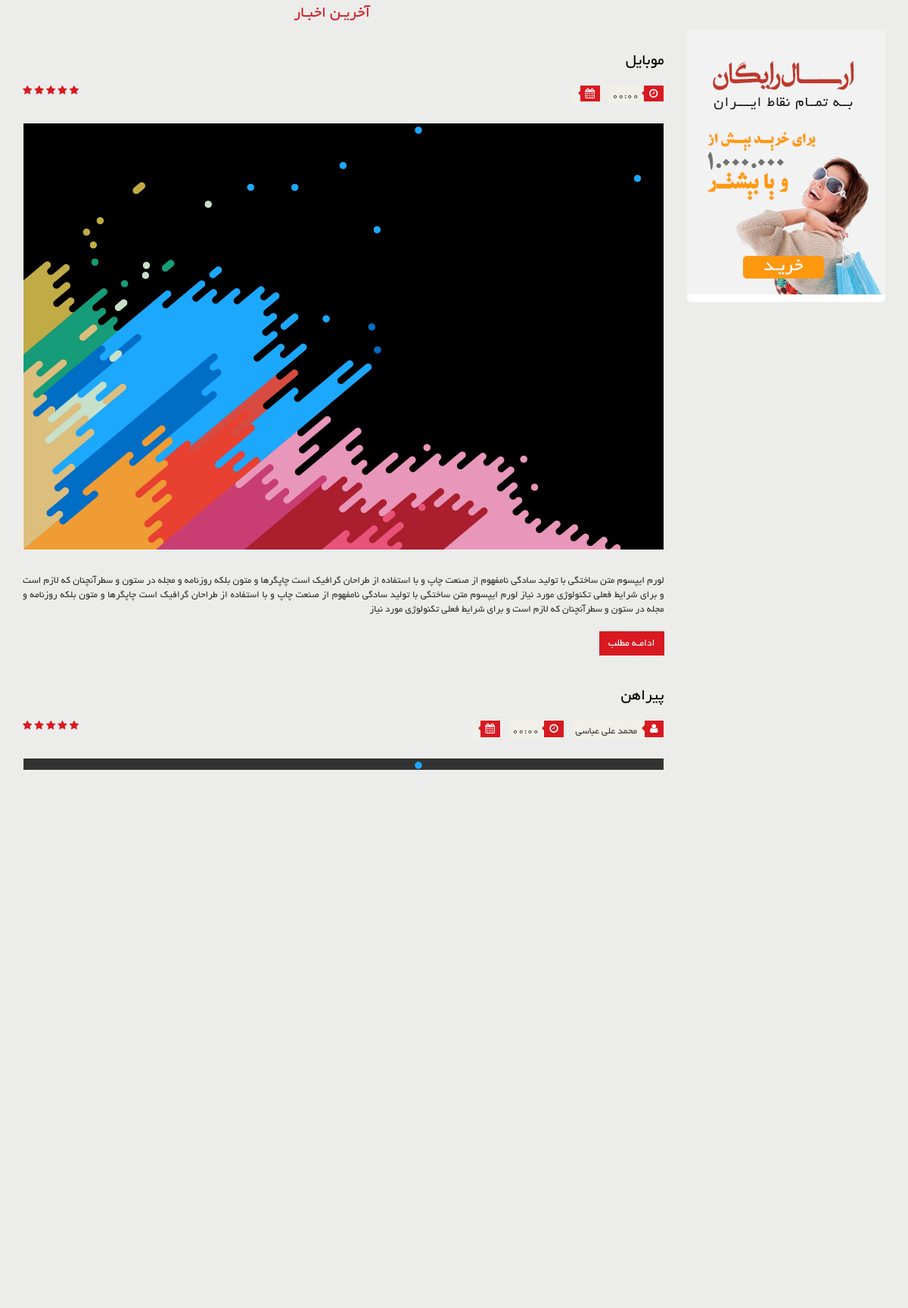
/articles/, run on an earlier commit of the app's database.
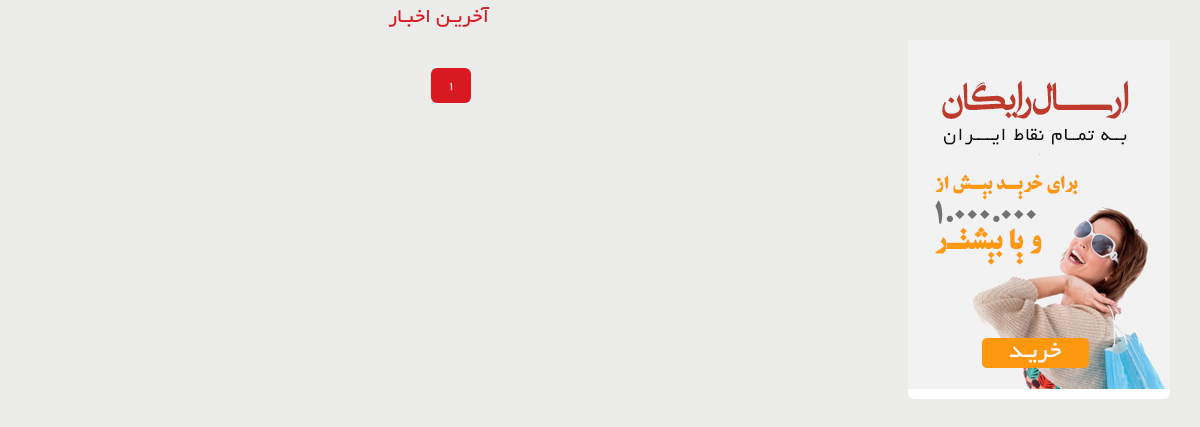
And on a later commit of the database.
### article_module/models.py (models this page shows, shortened)
class Article(models.Model):
    title = models.CharField(max_length=300, verbose_name='عنوان مقاله')
    slug = models.SlugField(max_length=400, db_index=True, allow_unicode=True, verbose_name='عنوان در url')
    image = models.ImageField(upload_to='images/articles', verbose_name='تصویر مقاله')
    short_description = models.TextField(verbose_name='توضیحات کوتاه')
    text = models.TextField(verbose_name='متن مقاله')
    is_active = models.BooleanField(default=True, verbose_name='فعال / غیرفعال')
    selected_categories = models.ManyToManyField(ArticleCategory, verbose_name='دسته بندی ها')
    author = models.ForeignKey(User, on_delete=models.CASCADE, verbose_name='نویسنده', null=True, editable=False)
    create_date = models.DateTimeField(auto_now_add=True, editable=False, verbose_name='تاریخ ثبت')
    def get_jalali_create_time(self):
        return self.create_date.strftime('%H:%M')
    class Meta:
        verbose_name = 'مقاله'
        verbose_name_plural = 'مقالات'

### account_module/models.py (models this page shows)
class User(AbstractUser):
    email_active_code = models.CharField(max_length=100, verbose_name='کد فعالسازی ایمیل')
    about_user = models.TextField(null=True, blank=True, verbose_name='درباره شخص')
    address = models.TextField(null=True, blank=True, verbose_name='آدرس')
    class Meta:
        verbose_name = 'کاربر'
        verbose_name_plural = 'کاربران'
    def __str__(self):
        if self.first_name != '' and self.last_name != '':
            return self.get_full_name()
        return self.email

### article_module/views.py (the view)
# urls.py: path('', views.ArticlesListView.as_view(), name='articles_list'),
class ArticlesListView(ListView):
    model = Article
    paginate_by = 4
    template_name = 'article_module/articles_page.html'
    def get_context_data(self, *args, **kwargs):
        context = super(ArticlesListView, self).get_context_data(*args, **kwargs)
        return context
    def get_queryset(self):
        query = super(ArticlesListView, self).get_queryset()
        query = query.filter(is_active=True)
        category_name = self.kwargs.get('category')
        if category_name is not None:
            query = query.filter(selected_categories__url_title__iexact=category_name)
        return query

### polls/templatetags/poll_extras.py (called while the page is built)
@register.filter(name='show_jalali_date')
def show_jalali_date(value):
    return date2jalali(value)

### article_module/templates/article_module/articles_page.html (shortened to what this page needs)
{% extends 'shared/_layout.html' %}
{% load poll_extras %}
{% load thumbnail %}
{% load render_partial %}
{% block content %}
    <section>
        <div class="container">
            <div class="row">
                <div class="col-sm-9">
                    <div class="blog-post-area">
                        <h2 class="title text-center">آخریـن اخبـار</h2>
                        {% for article in object_list %}
                            <div class="single-blog-post">
                                <h3>{{ article.title }}</h3>
                                <div class="post-meta">
                                    <ul>
                                        {% if article.author is not None %}
                                            <li><i class="fa fa-user"></i> {{ article.author }}</li>
                                        {% endif %}
                                        <li><i class="fa fa-clock-o"></i>{{ article.get_jalali_create_time }}</li>
                                        <li><i class="fa fa-calendar"></i>{{ article.create_date | show_jalali_date }}
                                        </li>
                                    </ul>
                                    <span>
										<i class="fa fa-star"></i>
										<i class="fa fa-star"></i>
										<i class="fa fa-star"></i>
										<i class="fa fa-star"></i>
										<i class="fa fa-star-half-o"></i>
								</span>
                                </div>
                                <a href="">
                                    {% thumbnail article.image "862x398" quality=95 crop='center' as im %}
                                        <img src="{{ im.url }}">
                                    {% endthumbnail %}
                                </a>
                                <p>
                                    {{ article.short_description }}
                                </p>
                                <a class="btn btn-primary" href="{% url 'articles_detail' pk=article.id %}">ادامـه
                                    مطلب</a>
                            </div>
                        {% endfor %}
                        <ul class="pagination">
                            {% for pageNumber in paginator.page_range %}
                                <li class="{% if page_obj.number == pageNumber %} active {% endif %}">
                                    <a href="?page={{ pageNumber }}">{{ pageNumber }}</a>
                                </li>
                            {% endfor %}
                        </ul>
                    </div>
                </div>
                <div class="col-sm-3">
                    <div class="left-sidebar">
                        <div class="shipping text-center">
                            <img src="/static/images/home/shipping.jpg" alt="">
                        </div>
                    </div>
                </div>
            </div>
        </div>
    </section>
{% endblock %}

What changed in the data, as far as the page shows it:
removed Article: title "موبایل", get_jalali_create_time "00:00", shows a picture, short_description "لورم ایپسوم متن ساختگی با تولید سادگی نامفهوم از صنعت چاپ و با استفاده از طراحان گرافیک است چاپگرها و متون بلکه روزنامه و مجله در ستون و سطرآنچنان که لازم است و برای شرایط فعلی تکنولوژی مورد نیاز لورم ایپسوم متن ساختگی با تولید سادگی نامفهوم از صنعت چاپ و با استفاده از طراحان گرافیک است چاپگرها و متون بلکه روزنامه و مجله در ستون و سطرآنچنان که لازم است و برای شرایط فعلی تکنولوژی مورد نیاز"
removed Article: title "پیراهن", author "محمد علی عباسی", get_jalali_create_time "00:00", shows a picture
Also different on the page:
new list line: "1"
